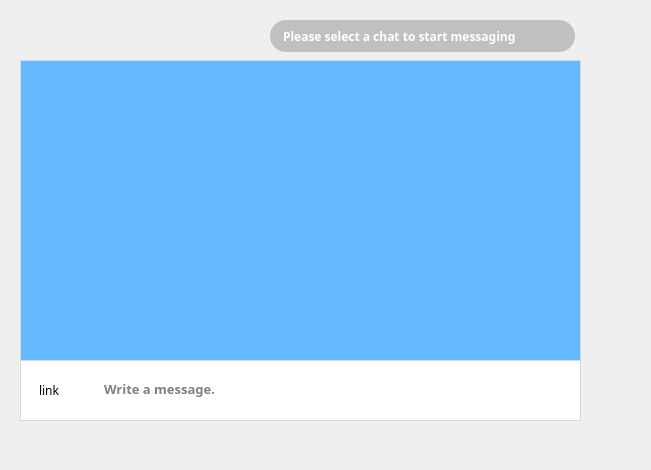
<?xml version="1.0" encoding="UTF-8"?>
<ui version="4.0">
 <class>CHATMainWindow</class>
 <widget class="QMainWindow" name="CHATMainWindow">
  <property name="geometry">
   <rect>
    <x>0</x>
    <y>0</y>
    <width>651</width>
    <height>470</height>
   </rect>
  </property>
  <property name="font">
   <font>
    <family>Microsoft JhengHei</family>
   </font>
  </property>
  <property name="windowTitle">
   <string>MainWindow</string>
  </property>
  <widget class="QWidget" name="centralwidget">
   <widget class="QWidget" name="widget" native="true">
    <property name="geometry">
     <rect>
      <x>20</x>
      <y>60</y>
      <width>561</width>
      <height>361</height>
     </rect>
    </property>
    <layout class="QGridLayout" name="gridLayout">
     <property name="leftMargin">
      <number>0</number>
     </property>
     <property name="topMargin">
      <number>0</number>
     </property>
     <property name="rightMargin">
      <number>0</number>
     </property>
     <property name="bottomMargin">
      <number>0</number>
     </property>
     <property name="spacing">
      <number>0</number>
     </property>
     <item row="1" column="0">
      <widget class="QLabel" name="label">
       <property name="minimumSize">
        <size>
         <width>60</width>
         <height>60</height>
        </size>
       </property>
       <property name="maximumSize">
        <size>
         <width>60</width>
         <height>60</height>
        </size>
       </property>
       <property name="styleSheet">
        <string notr="true">background-color: rgb(255, 255, 255);
border-bottom: 0.5px solid #d7d6e3;
border-left: 0.5px solid #d7d6e3;
padding: 15px;</string>
       </property>
       <property name="text">
        <string>link</string>
       </property>
      </widget>
     </item>
     <item row="1" column="1">
      <widget class="QTextEdit" name="textEdit">
       <property name="minimumSize">
        <size>
         <width>0</width>
         <height>60</height>
        </size>
       </property>
       <property name="maximumSize">
        <size>
         <width>16777215</width>
         <height>60</height>
        </size>
       </property>
       <property name="font">
        <font>
         <family>Microsoft JhengHei</family>
         <pointsize>10</pointsize>
         <weight>75</weight>
         <bold>true</bold>
        </font>
       </property>
       <property name="styleSheet">
        <string notr="true">padding: 15px soild white;
padding-left:20px;
background-color: rgb(255, 255, 255);
border-color: rgb(255, 255, 255);
border-width:0;border-style:outset;
border-bottom: 1px solid #d7d6e3;
border-right: 1px solid #d7d6e3;</string>
       </property>
       <property name="verticalScrollBarPolicy">
        <enum>Qt::ScrollBarAlwaysOff</enum>
       </property>
       <property name="horizontalScrollBarPolicy">
        <enum>Qt::ScrollBarAlwaysOff</enum>
       </property>
       <property name="lineWrapMode">
        <enum>QTextEdit::NoWrap</enum>
       </property>
       <property name="placeholderText">
        <string>Write a message.</string>
       </property>
      </widget>
     </item>
     <item row="0" column="0" colspan="2">
      <widget class="QListWidget" name="listWidget">
       <property name="styleSheet">
        <string notr="true">border: 0.5px solid #d7d6e3;
background-color : rgb(102, 184, 255);
</string>
       </property>
       <property name="verticalScrollBarPolicy">
        <enum>Qt::ScrollBarAlwaysOff</enum>
       </property>
       <property name="horizontalScrollBarPolicy">
        <enum>Qt::ScrollBarAlwaysOff</enum>
       </property>
       <property name="autoScrollMargin">
        <number>1</number>
       </property>
       <property name="selectionMode">
        <enum>QAbstractItemView::NoSelection</enum>
       </property>
      </widget>
     </item>
    </layout>
   </widget>
   <widget class="QLabel" name="label_tip">
    <property name="geometry">
     <rect>
      <x>270</x>
      <y>20</y>
      <width>305</width>
      <height>32</height>
     </rect>
    </property>
    <property name="font">
     <font>
      <family>Microsoft JhengHei</family>
      <weight>75</weight>
      <bold>true</bold>
     </font>
    </property>
    <property name="styleSheet">
     <string notr="true">color: rgb(255, 255, 255);
background-color: rgba(0, 0, 0, 50);
border-radius:16px;
padding:4px 10px 4px 10px;</string>
    </property>
    <property name="text">
     <string>Please select a chat to start messaging</string>
    </property>
   </widget>
  </widget>
 </widget>
 <resources/>
 <connections/>
</ui>
